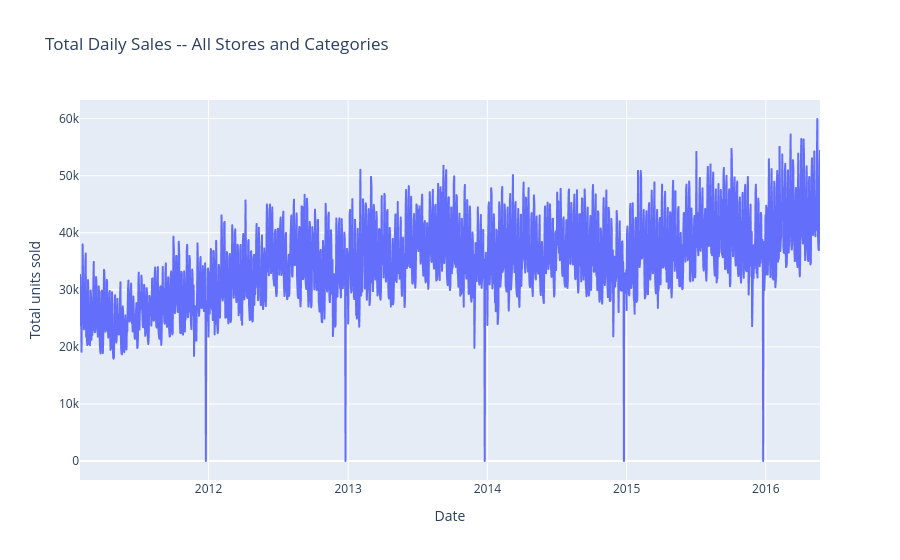

This figure's notebook cell:
### Markdown cell above
## 4. Total Daily Sales Time Series

### Code cell
daily_total = long.groupby("date")["sales"].sum().reset_index()

fig = px.line(
    daily_total,
    x="date",
    y="sales",
    title="Total Daily Sales -- All Stores and Categories",
    labels={"sales": "Total units sold", "date": "Date"},
)
fig.show()

### Figure 1 — Plotly figure (JSON) as saved in the notebook; plotly's stock layout.template omitted (floating-point values rounded to 4 significant figures; data arrays with more than 128 entries replaced by an {"elided": "..."} marker saying what was removed)
{"data": [{"hovertemplate": "Date=%{x}<br>Total units sold=%{y}<extra></extra>", "legendgroup": "", "line": {"color": "#636efa", "dash": "solid"}, "marker": {"symbol": "circle"}, "mode": "lines", "name": "", "showlegend": false, "type": "scattergl", "x": {"elided": "1941 str values"}, "xaxis": "x", "y": {"elided": "1941 int values"}, "yaxis": "y"}], "layout": {"legend": {"tracegroupgap": 0}, "title": {"text": "Total Daily Sales -- All Stores and Categories"}, "xaxis": {"anchor": "y", "domain": [0, 1], "title": {"text": "Date"}}, "yaxis": {"anchor": "x", "domain": [0, 1], "title": {"text": "Total units sold"}}}}
